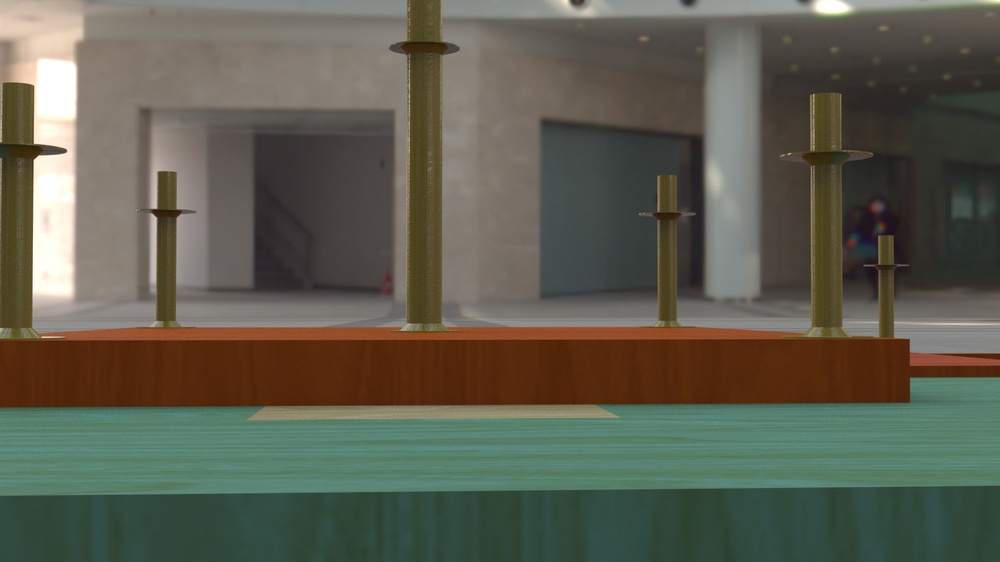
#> input picture auto-annotation/gen_test/robocon_0003.jpg, 1000 x 562 px, shrunk from 1920 x 1080 before the run, given in place of the camera
$ python opencv.py
#> lines starting #> are read from the running program, lines starting #| are printed output that depends on the picture; after the words box and inside, x2 and y2 are one past the last pixel; in counts of white or black regions, pixels touching at a corner belong together
import cv2 as cv
import numpy as np

capture = cv.VideoCapture(1)

while True:
    isTrue, frame = capture.read()
#> frame is the input picture: shape (562, 1000, 3); mean B, G, R 80.1, 93.5, 93.6
    output = frame.copy()
    gray = cv.cvtColor(frame, cv.COLOR_BGR2GRAY)
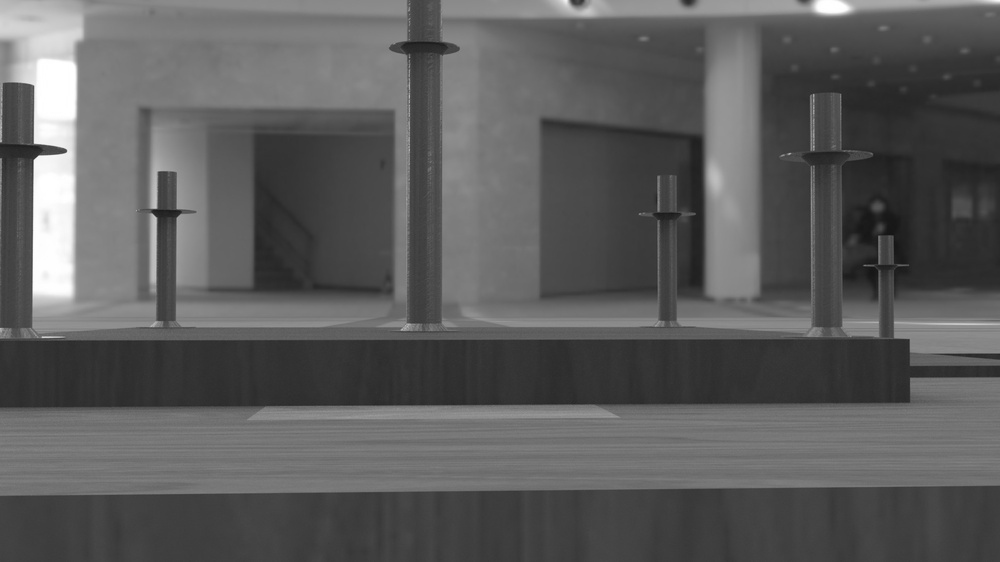
#> gray: shape (562, 1000); min 19, max 255, mean 92
    blur = cv.GaussianBlur(gray, (15, 15), 0)
    ret3,th3 = cv.threshold(blur,0,255,cv.THRESH_BINARY+cv.THRESH_OTSU)
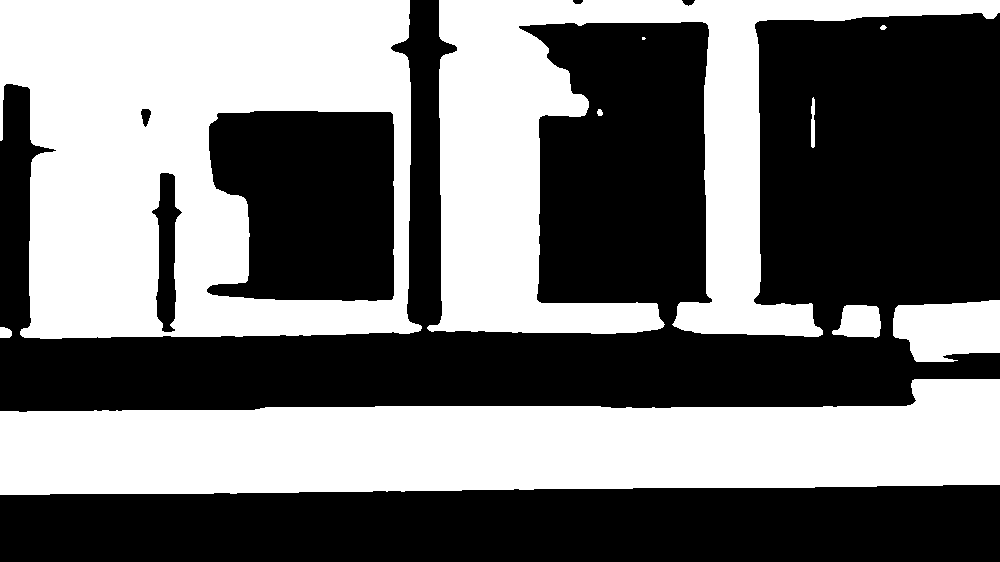
#> th3: shape (562, 1000); 45.5% white; 10 white regions (1 under 20 px), largest, box (x1, y1, x2, y2) and area: (0, 0, 422, 339) 96713, (0, 379, 1000, 495) 85021, (427, 0, 1000, 337) 67011
#> ret3 = 94
    canny = cv.Canny(th3, 100, 200)
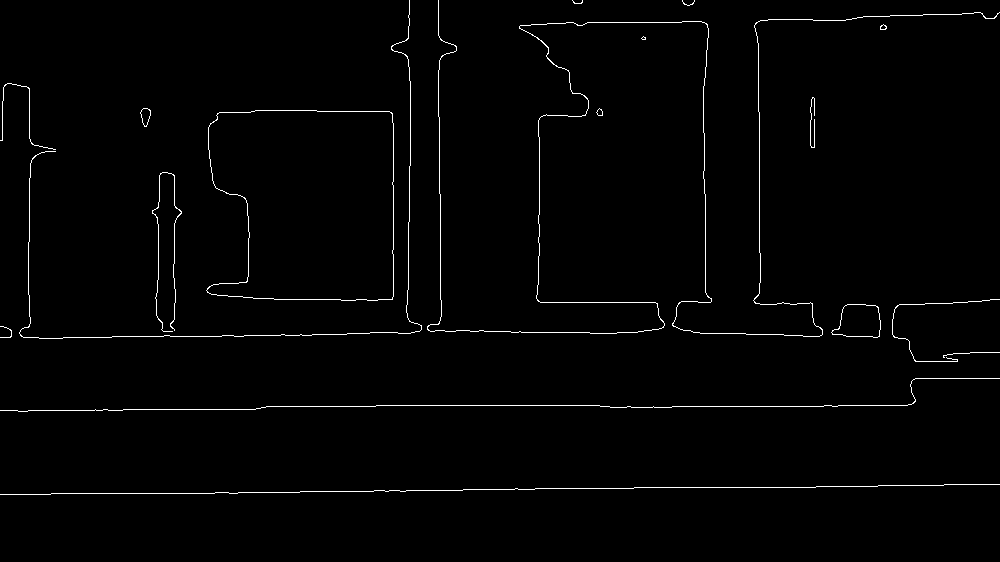
#> canny: shape (562, 1000); 1.3% white in thin lines or dots, all inside (x1, y1, x2, y2) = (0, 0, 1000, 495)

    edges, hierarchy = cv.findContours(canny, cv.RETR_LIST, cv.CHAIN_APPROX_SIMPLE)
#> edges = 24 contours, 13 with area under 20; largest, box (x1, y1, x2, y2) and area: (206, 110, 394, 301) 30816, (206, 110, 394, 301) 30804, (831, 304, 881, 338) 1242, (831, 304, 881, 338) 1238, (140, 108, 151, 127) 122
    cv.drawContours(output, edges, -1, (0, 255, 0), 3)
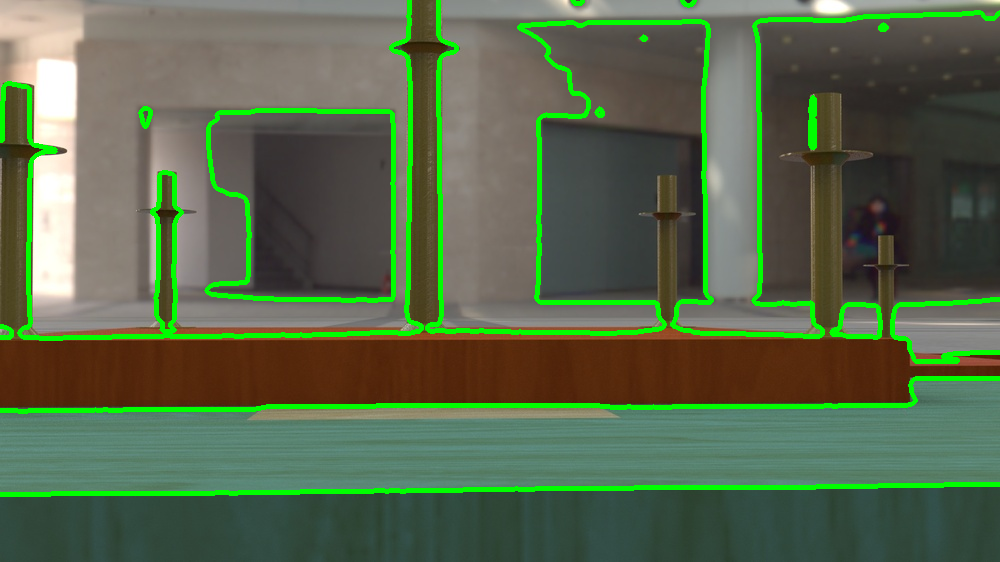
#> output: shape (562, 1000, 3); 6.48% of pixels changed, all inside (x1, y1, x2, y2) = (0, 0, 1000, 497)

    cv.imshow("otsu", th3)
    cv.imshow("webcam", output)

    if cv.waitKey(20) & 0xFF == ord('d'):
#> (key Esc is pressed here)
        break

capture.release()
cv.destroyAllWindows()

$ run again, on auto-annotation/gen_test/robocon_0006.jpg
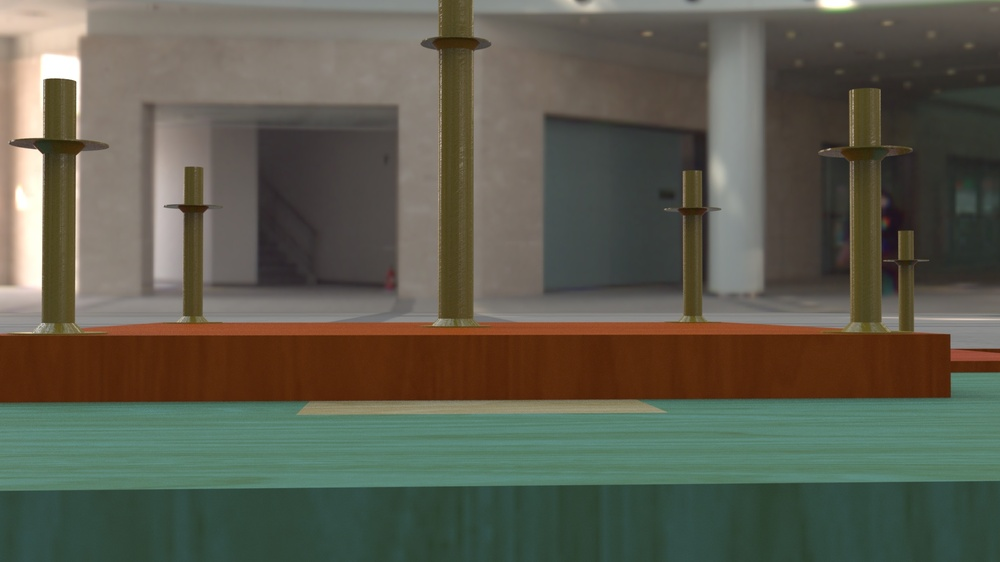
#> input picture auto-annotation/gen_test/robocon_0006.jpg, 1000 x 562 px, shrunk from 1920 x 1080 before the run, given in place of the camera
#> frame is the input picture: shape (562, 1000, 3); mean B, G, R 78.7, 92.3, 92.6
#> `ret3,th3 = cv.threshold(blur,0,255,cv.THRESH_BINARY+cv.THRESH_OTSU)`:
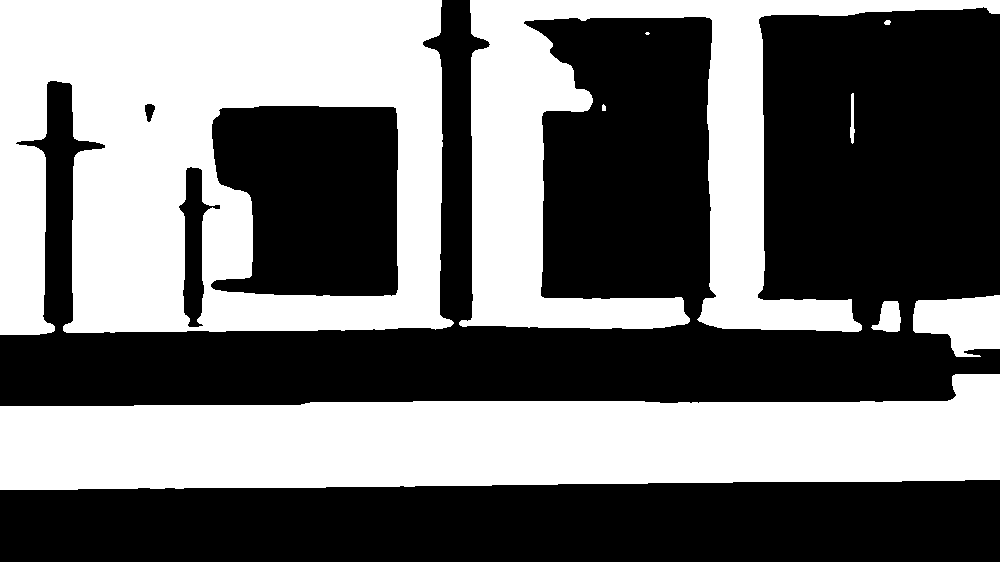
#> th3: shape (562, 1000); 44.5% white; 9 white regions (1 under 20 px), largest, box (x1, y1, x2, y2) and area: (0, 0, 454, 335) 105363, (0, 374, 1000, 490) 83837, (459, 0, 1000, 332) 56196
#> ret3 = 94
#> canny: shape (562, 1000); 1.4% white in thin lines or dots, all inside (x1, y1, x2, y2) = (0, 0, 1000, 490)
#> edges = 23 contours, 10 with area under 20; largest, box (x1, y1, x2, y2) and area: (210, 105, 398, 296) 30838, (210, 105, 398, 296) 30824, (871, 300, 901, 332) 618, (871, 300, 901, 332) 616, (849, 93, 855, 144) 162
#> `cv.drawContours(output, edges, -1, (0, 255, 0), 3)`:
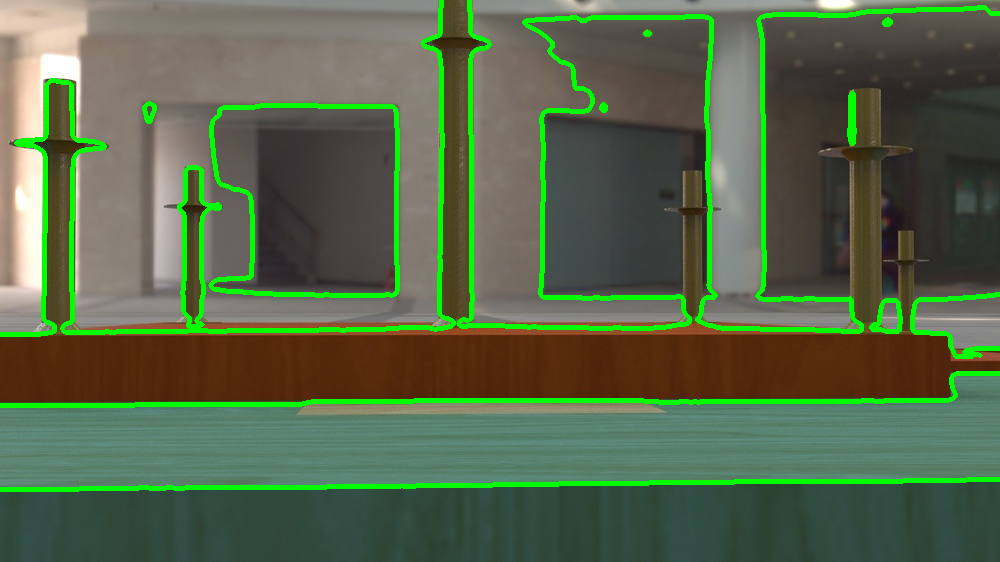
#> output: shape (562, 1000, 3); 6.66% of pixels changed, all inside (x1, y1, x2, y2) = (0, 0, 1000, 492)
